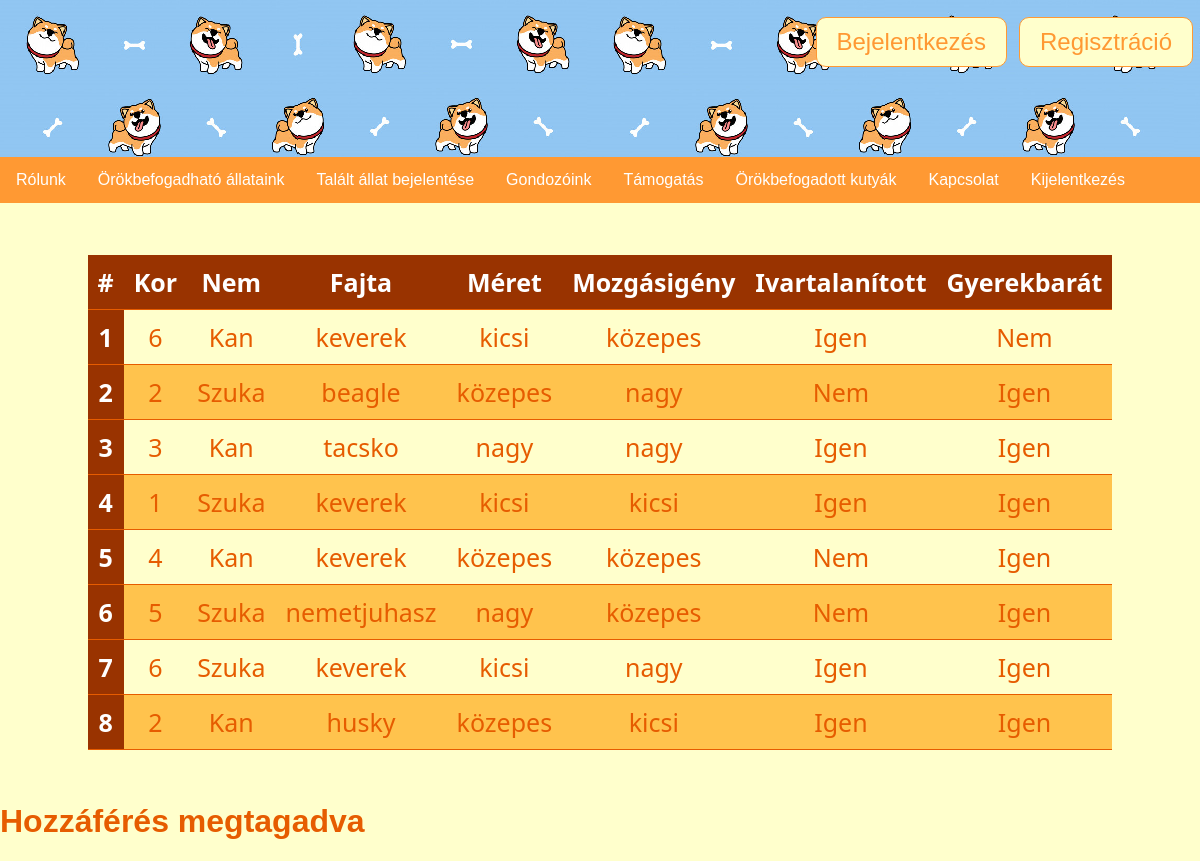
/orokbefogadhatoAllatokList.php, run on the app's committed database.
### tables this page shows
CREATE TABLE `orokbefogadhato_allatok` (
  `id` int(11) NOT NULL,
  `kep` varchar(255) NOT NULL,
  `kor` int(11) NOT NULL,
  `nem` tinyint(1) NOT NULL,
  `fajta` varchar(255) NOT NULL,
  `meret` varchar(255) DEFAULT NULL,
  `mozgasigeny` varchar(255) DEFAULT NULL,
  `ivartalanitott` tinyint(1) DEFAULT NULL,
  `gyerekbarat` tinyint(1) DEFAULT NULL
);

### connect.php (called while the page is built, shortened)
<?php
function getConnection() {
	$connection = new PDO(DB_TYPE.':host='.DB_HOST.'; port=3306; dbname='.DB_NAME.';',DB_USER, DB_PASS);
	$connection->exec("SET NAMES '".DB_CHARSET."'");
	return $connection;
}
function getList($queryString, $queryParams = []) {
	$connection = getConnection();
	$statement = $connection->prepare($queryString);
	$success = $statement->execute($queryParams);
	$result = $success ? $statement->fetchAll(PDO::FETCH_ASSOC) : [];
	return $result;
}
?>

### orokbefogadhatoAllatokList.php (the view, shortened to what this page needs)
<?php
include 'index.php';
include 'tablastyle.php';
require_once 'connect.php';
require_once 'usernManager.php';
$allatok = getList($query);
?>
<?php if(count($allatok)<=0) : ?>
    <h1>Nem található gondozó a táblában</h1>
<?php else : ?>
<table id="table">
		<thead>
			<tr>
				<th scope="col">#</th>
				<th scope="col">Kor</th>
				<th scope="col">Nem</th>
				<th scope="col">Fajta</th>
				<th scope="col">Méret</th>
                <th scope="col">Mozgásigény</th>
                <th scope="col">Ivartalanított</th>
                <th scope="col">Gyerekbarát</th>
			</tr>
		</thead>
		<tbody>
			<?php $i = 0; ?>
			<?php foreach ($allatok as $a) : ?>
				<?php $i++; ?>
				<tr>
					<th scope="row"><?=$i ?></th>
					<td><?=$a['kor'] ?></td>
                    <td><?php if($a['nem'] == 0) {echo "Kan";} else {echo "Szuka";}  ?></td>
					<td><?=$a['fajta'] ?></td>
                    <td><?=$a['meret'] ?></td>
                    <td><?=$a['mozgasigeny'] ?></td>
                    <td><?php if($a['ivartalanitott'] == 0) {echo "Nem";} else {echo "Igen";} ?></td>
                    <td><?php if($a['gyerekbarat'] == 0) {echo "Nem";} else {echo "Igen";} ?></td>
				</tr>
			<?php endforeach;?>
		</tbody>
	</table>
<?php endif; ?>
<?php if(!isset($_SESSION['permission']) || $_SESSION['permission'] < 1) : ?>
	<h1>Hozzáférés megtagadva</h1>
<?php endif; ?>

### index.php (shortened to what this page needs)
<?php
require_once 'connect.php';
?>
<!DOCTYPE html>
<html lang="hu">
<head>
<link rel="stylesheet" href="css/app.css" ?>
</head>
<body >
    <table id="bejelentkezes" align="right" >
	  <tr><td><input id="bejel" type="button" value="Bejelentkezés" onclick="location='login.php';"></td><td><input id="reg" type="button" value="Regisztráció"  onclick="location='register.php';"></td></tr>
	  </table>
<div id=Fejlec > </div>
<div class="navbar">
  <a href="rolunk.php">Rólunk</a>
  <a href="orokbefogadhatoAllatokList.php">Örökbefogadható állataink</a>
  <a href="talaltallat.php">Talált állat bejelentése</a>
  <a href="listGondozok.php">Gondozóink</a>
  <a href="tamogatas.php">Támogatás</a>
  <a href="orokbefogadott.php">Örökbefogadott kutyák</a>
  <a href="kapcsolat.php">Kapcsolat</a>
  <a href="logout.php">Kijelentkezés</a>
</div>
</body>
</html>

### tablastyle.php (shortened to what this page needs)
<!DOCTYPE html>
<html>
<head>
</head>
<body>
    </body>
</html>

### CSS/app.css (style rules this page uses)
h1 { margin-top: 53px; }
body { color:#e65c00; }
.navbar { overflow: hidden; background-color: #ff9933; font-size: 20px; }
.navbar a { float: left; font-size: 16px; color: white; text-align: center; padding: 14px 16px; text-decoration: none; }
#Fejlec { height: 157px; background-image: url(../hatter.jpg); cursor:default; text-align:right; }
#bejel,#reg { background:#ffffcc; color:#ff9933; border: 1px solid #ff9933; padding: 10px 20px; font-size: 24px; cursor:pointer; border-radius:10px; }
body #bejelentkezes { margin-top: 10px; }
body #bejelentkezes td { padding:5px; }

### index.php (style rules this page uses)
body { font-family: Arial, Helvetica, sans-serif; margin: 0; background: #ffffcc; }
body #bejelentkezes { margin-top: 10px; }
body #bejelentkezes td { padding:5px; }

### tablastyle.php (style rules this page uses)
#table tr, #table th, #table td { border-bottom: 1px solid #e65c00; padding: 10px; text-align: center; }
#table { font-family: system-ui; width: 70%; margin-left: auto; margin-right: auto; margin-top: 52px; font-size: 25px; border-collapse: collapse; }
#table tr:nth-child(even) { background-color: #ffc34d }
#table th { background-color: #993300; color: white; }

### data on the page
orokbefogadhato_allatok: kor "6", nem "Kan", fajta "keverek", meret "kicsi", mozgasigeny "közepes", ivartalanitott "Igen", gyerekbarat "Nem"
orokbefogadhato_allatok: kor "2", nem "Szuka", fajta "beagle", meret "közepes", mozgasigeny "nagy", ivartalanitott "Nem", gyerekbarat "Igen"
orokbefogadhato_allatok: kor "3", nem "Kan", fajta "tacsko", meret "nagy", mozgasigeny "nagy", ivartalanitott "Igen", gyerekbarat "Igen"
orokbefogadhato_allatok: kor "1", nem "Szuka", fajta "keverek", meret "kicsi", mozgasigeny "kicsi", ivartalanitott "Igen", gyerekbarat "Igen"
orokbefogadhato_allatok: kor "4", nem "Kan", fajta "keverek", meret "közepes", mozgasigeny "közepes", ivartalanitott "Nem", gyerekbarat "Igen"
orokbefogadhato_allatok: kor "5", nem "Szuka", fajta "nemetjuhasz", meret "nagy", mozgasigeny "közepes", ivartalanitott "Nem", gyerekbarat "Igen"
orokbefogadhato_allatok: kor "6", nem "Szuka", fajta "keverek", meret "kicsi", mozgasigeny "nagy", ivartalanitott "Igen", gyerekbarat "Igen"
orokbefogadhato_allatok: kor "2", nem "Kan", fajta "husky", meret "közepes", mozgasigeny "kicsi", ivartalanitott "Igen", gyerekbarat "Igen"
